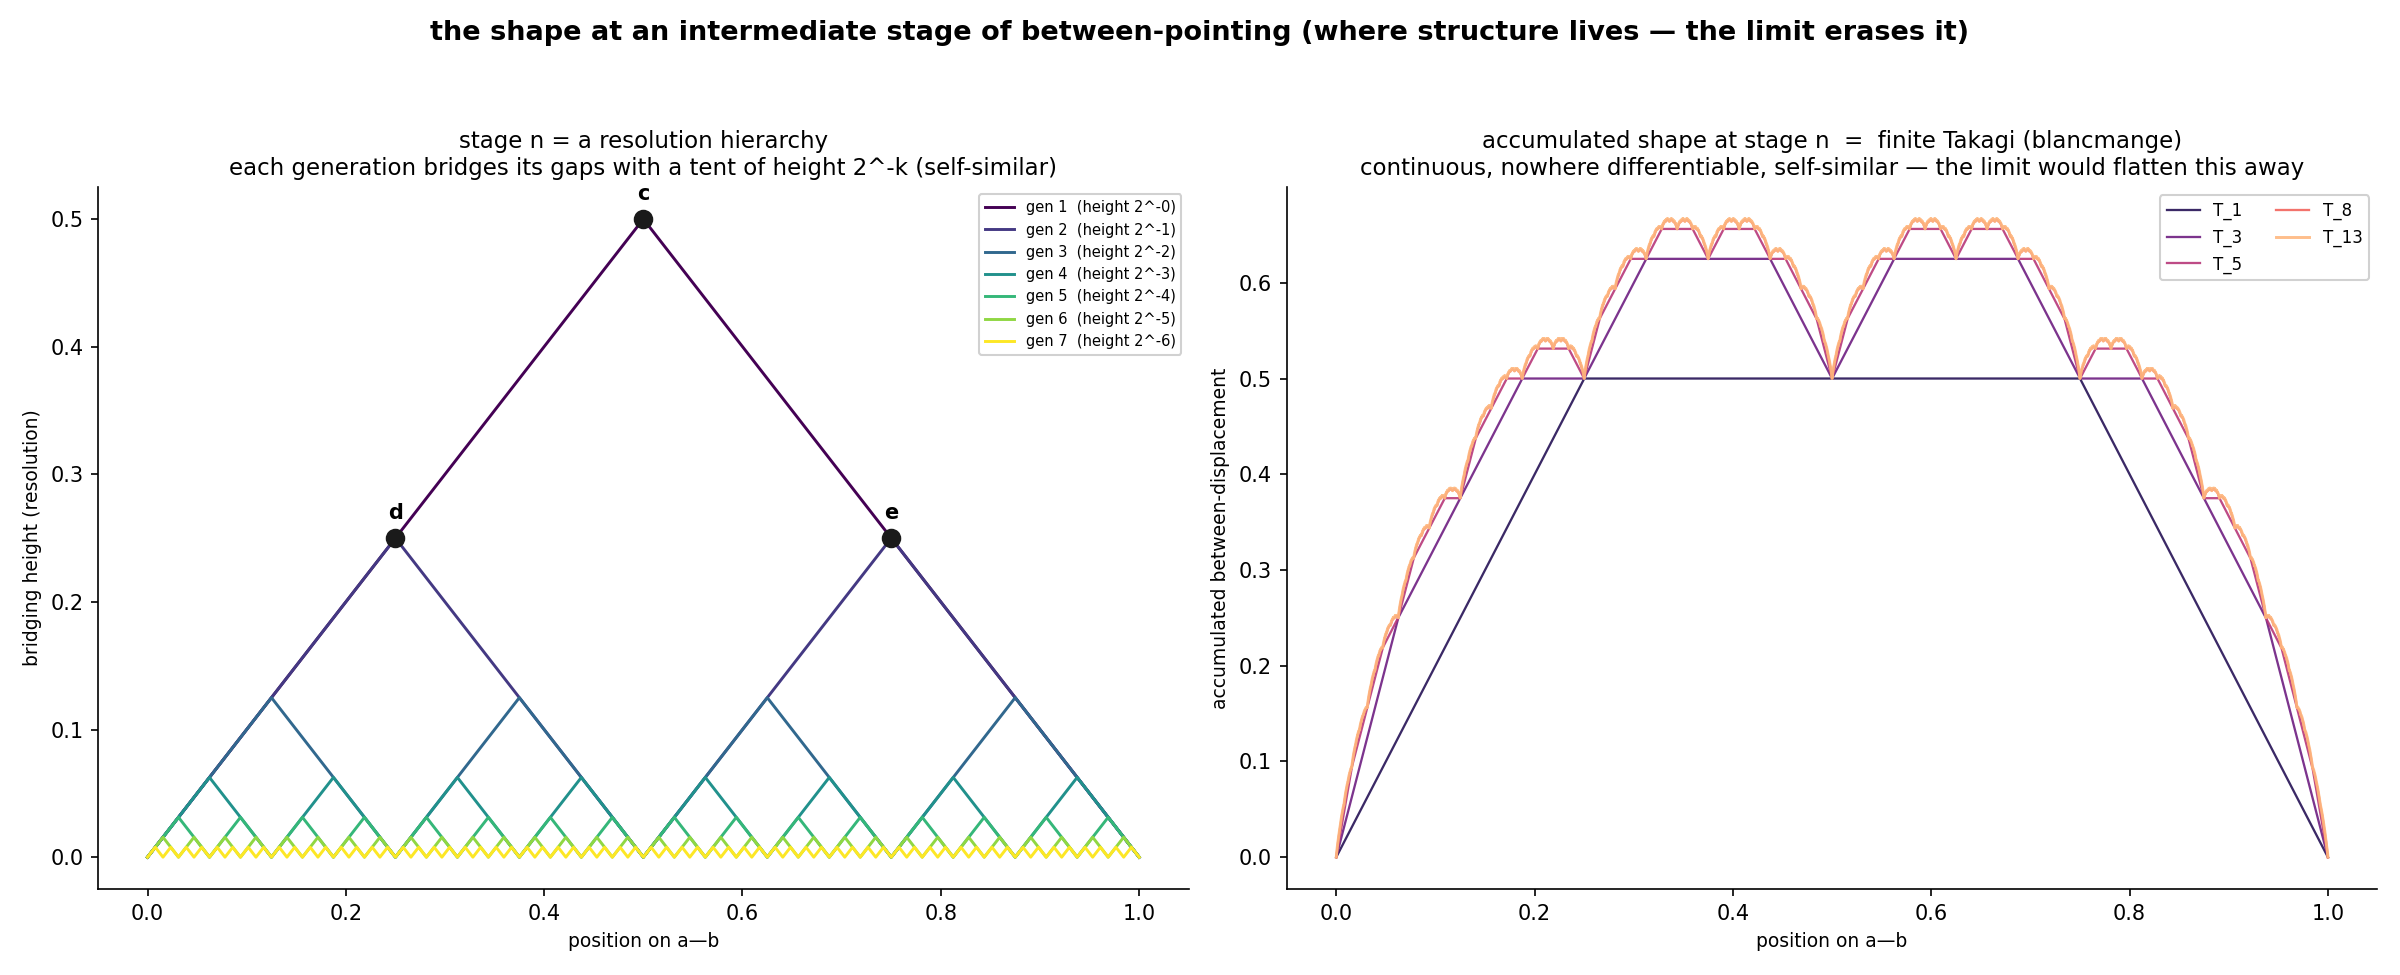

The script that saved this image:
"""The shape at an *intermediate* stage of between-pointing (not the limit).

The limit of iterated betweenness is the bare segment [a,b]: structureless, every
interior point alike.  All the content lives at FINITE generation n.  There each
relation-point carries a depth = the generation it was born = how many times the
interval it bridges has been halved = its resolution.  For the dyadic point
k/2^n that depth is  n - v2(k)  (v2 = 2-adic valuation): the *ruler sequence*.

Two readings of "the shape at stage n":

  (1) the resolution hierarchy itself — generation k contributes one tent of
      height 2^-k over every gap it bridges (k=0 is c, the first midpoint, the
      tallest; k=1 is d,e; ...).  These tents are self-similar: the stage-n
      picture contains a half-scale copy of stage-(n-1).

  (2) their sum, the finite Takagi (blancmange) approximation
          T_n(x) = sum_{k=0}^{n} 2^-k * dist(2^k x, nearest integer).
      As n grows this converges to the Takagi function: continuous, nowhere
      differentiable, self-similar.  So the *positions* flatten to a segment,
      but the *shape of how they were reached* is a fractal — and it is exactly
      this resolution-indexed object, the dynamic-resolution lattice, that the
      limit erases.

Run:  python3 research-notes/geometric/intermediate_shape.py
"""

import numpy as np
import matplotlib.pyplot as plt


def tent(y):
    """Distance from y to the nearest integer (the unit tent, peak 1/2)."""
    return np.abs(y - np.round(y))


def gen_term(x, k):
    """Generation-k contribution: tents of height 2**-k over its midpoints."""
    return 2.0 ** (-k) * tent((2.0 ** k) * x)


def takagi(x, n):
    """Finite Takagi approximation T_n = sum_{k=0}^{n} gen_term."""
    return sum(gen_term(x, k) for k in range(n + 1))


# ----------------------------------------------------------------------------
# Panel 1 — the resolution hierarchy: self-similar tents per generation
# ----------------------------------------------------------------------------
def draw_tents(ax, nmax=6):
    x = np.linspace(0, 1, 2 ** 13 + 1)
    cmap = plt.get_cmap("viridis")
    for k in range(nmax + 1):
        ax.plot(x, gen_term(x, k), color=cmap(k / nmax), lw=1.4,
                label=f"gen {k+1}  (height 2^-{k})")
    # mark the first few relation-points at their tent peaks
    for label, xv, k in [("c", 0.5, 0), ("d", 0.25, 1), ("e", 0.75, 1)]:
        yv = 2.0 ** (-k) * 0.5
        ax.scatter([xv], [yv], s=70, color="0.1", zorder=5)
        ax.text(xv, yv + 0.015, label, ha="center", fontsize=10,
                fontweight="bold")
    ax.set_title(
        "stage n = a resolution hierarchy\n"
        "each generation bridges its gaps with a tent of height 2^-k (self-similar)",
        fontsize=11)
    ax.set_xlabel("position on a—b", fontsize=9)
    ax.set_ylabel("bridging height (resolution)", fontsize=9)
    ax.legend(fontsize=7, loc="upper right", framealpha=0.9)
    for s in ("top", "right"):
        ax.spines[s].set_visible(False)


# ----------------------------------------------------------------------------
# Panel 2 — the accumulated shape: finite Takagi -> blancmange fractal
# ----------------------------------------------------------------------------
def draw_takagi(ax):
    x = np.linspace(0, 1, 2 ** 14 + 1)
    cmap = plt.get_cmap("magma")
    stages = [1, 3, 5, 8, 13]
    for i, n in enumerate(stages):
        col = cmap(0.15 + 0.7 * i / (len(stages) - 1))
        ax.plot(x, takagi(x, n), color=col, lw=1.1 if n < 13 else 1.4,
                label=f"T_{n}", alpha=0.9)
    ax.set_title(
        "accumulated shape at stage n  =  finite Takagi (blancmange)\n"
        "continuous, nowhere differentiable, self-similar — the limit would flatten this away",
        fontsize=11)
    ax.set_xlabel("position on a—b", fontsize=9)
    ax.set_ylabel("accumulated between-displacement", fontsize=9)
    ax.legend(fontsize=8, loc="upper right", ncol=2, framealpha=0.9)
    for s in ("top", "right"):
        ax.spines[s].set_visible(False)


def main():
    fig, axes = plt.subplots(1, 2, figsize=(16, 6.5))
    fig.patch.set_facecolor("white")
    draw_tents(axes[0])
    draw_takagi(axes[1])
    fig.suptitle(
        "the shape at an intermediate stage of between-pointing "
        "(where structure lives — the limit erases it)",
        fontsize=13, fontweight="bold")
    fig.tight_layout(rect=[0, 0, 1, 0.94])
    out = "research-notes/geometric/intermediate_shape.png"
    fig.savefig(out, dpi=150, facecolor="white")
    print("wrote", out)


if __name__ == "__main__":
    main()
